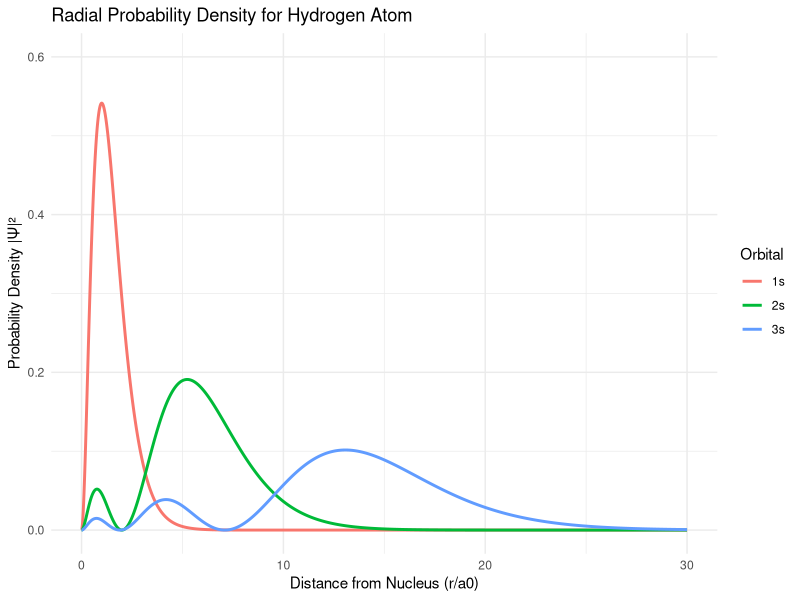

Write R code to recreate this figure.
library(ggplot2)

a0 <- 1

R_1s <- function(r) {
    2 * exp(-r / a0)
}
R_2s <- function(r) {
    (1 / sqrt(2)) * (1 - r / (2 * a0)) * exp(-r / (2 * a0))
}
R_3s <- function(r) {
    (2 / (81 * sqrt(3))) * (27 - 18 * r / a0 + 2 * (r / a0)^2) * exp(-r / (3 * a0))
}

P_r <- function(R_func, r) {
    R_func(r)^2 * r^2
}

r_values <- seq(0, 30, by = 0.01)
data <- data.frame(
    r = rep(r_values, 3),
    P = c(P_r(R_1s, r_values), P_r(R_2s, r_values), P_r(R_3s, r_values)),
    Orbital = factor(rep(c("1s", "2s", "3s"), each = length(r_values)))
)

ggplot(data, aes(x = r, y = P, color = Orbital)) +
    geom_line(size = 1) +
    labs(
        title = "Radial Probability Density for Hydrogen Atom",
        x = "Distance from Nucleus (r/a0)",
        y = "Probability Density |Ψ|²",
        color = "Orbital"
    ) +
    scale_x_continuous(limits = c(0, 30)) +
    scale_y_continuous(limits = c(0, 0.6)) +
    theme_minimal()
